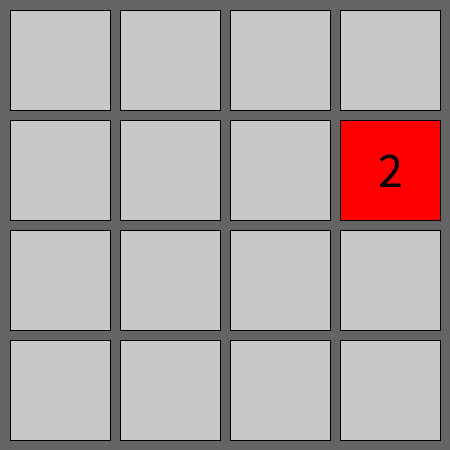
Frame 1 (no input)
Frame 60 (the mouse pressed at the canvas centre just before this capture): identical to frame 1, image omitted
Frame 120 (the mouse held since frame 60 and released just before this capture): identical to frame 1, image omitted

The Processing sketch that drew this single still picture (run headless with seeded random() and noise(); from frame 60 on, the mouse is pressed at the canvas centre):

// Processing sketch: processing_148194
// ── processing_148194.pde

int[][] bd= new int[5][5]; 
int[][] board = new int[5][5];
boolean dead;

int count;
void setup() {
  size(450, 450);
  newGame();
}
 
void randnum() {
  int j = (int)(random(11));
  int x = (int)(random(4));
  int y = (int)(random(4));
  while (bd[x][y] != 0) {
    x = (int)(random(4));
    y = (int)(random(4));
  }
  if (j < 9) {
    bd[x][y] = 2;  
  }
  else {
    bd[x][y] = 4;
  }
} 
 

void newGame() {
  bd = new int[5][5];
  dead = false;
  randnum();
}

void keyPressed() {
    if(keyCode == LEFT || keyCode == RIGHT || keyCode == UP || keyCode == DOWN) {
      move();
    }
    if(count == 1) {
       randnum();
    }
}
void move() {
  count = 0;
  
  for(int r = 0; r < board.length; r++) {
   for(int c = 0; c < 4; c++) {
    board[r][c] = bd[r][c];
   }
  }
    if (keyCode == LEFT) {
      for (int i = 1; i<bd.length - 1;i++) {
        for (int j = 0; j<bd[0].length - 1;j++) {
          if ((bd[j][i] != 0 && bd[j][i-1] == 0) ||  bd[j][i] == bd[j][i-1]) {
            if (bd[j][i-1] == bd[j][i]) {
              bd[j][i-1] = bd[j][i-1] + bd[j][i];
              //bd[j][i+1] = 0;
              bd[j][i]= 0;
              count = 1;
              continue;
            }
            else  {
              bd[j][i-1] = bd[j][i];
              bd[j][i] = 0;
              count =1;
            }
          }
        }
     
      }
 
    }
    else if (keyCode == RIGHT) {
      for (int i = 0; i<bd.length - 2;i++) {
        for (int j = 0; j<bd[0].length  ;j++) {
          if (bd[j][i] != 0 && bd[j][i+1] == 0 || bd[j][i] == bd[j][i+1]) {
              
           
            if (bd[j][i+1] == bd[j][i]) {
              bd[j][i+1] = bd[j][i+1] + bd[j][i];
              //bd[j][i-1] = 0;
              bd[j][i]= 0;
              count = 1;
            }
            else {
              bd[j][i+1] = bd[j][i];
              bd[j][i] = 0;
              count = 1;
            }
          }
        }
      }
    }
    else if (keyCode == UP) {
      for (int i = 0; i<bd.length - 1 ;i++) {
        for (int j = 1; j<bd[0].length - 1 ;j++) {
          if (bd[j][i] != 0 && bd[j-1][i] == 0 || bd[j][i] == bd[j-1][i]) {
            
      
            if (bd[j-1][i] == bd[j][i]) {
              bd[j-1][i] = bd[j-1][i] + bd[j][i];
              //bd[j+1][i] = 0;
              bd[j][i]= 0;
              count = 1;
            }
            else {
              bd[j-1][i] = bd[j][i];
              bd[j][i] = 0;
              count = 1;
            }
          }
        }
      }
    }
    else if (keyCode == DOWN) {
 
      for (int i = 0; i< bd.length - 1  ;i++) {
        for (int j = 0; j<bd[0].length - 2 ;j++) {
          if (bd[j][i] != 0 && bd[j+1][i] == 0 || bd[j][i] == bd[j+1][i]) {
           
             
            if (bd[j+1][i] == bd[j][i]) {
              bd[j+1][i] = bd[j+1][i] + bd[j][i];
              //bd[j+1][i] = 0;
              bd[j][i]= 0;
              count = 1;
            }
            else {
              bd[j+1][i] = bd[j][i];
              bd[j][i] = 0;
              count = 1;
            }
          }
        }
      }
    }
     
   
}
 
 
 
 
void draw() {
  background(100);
  for (int i = 0; i < bd.length - 1; i++) {
    for (int c = 0; c < bd[0].length - 1; c++) {
      fill(200);
      int x = 10+(110)*c;
      int y = 10+(110)*i;
      textAlign(CENTER);
      rect(x, y, 100, 100);
 
 
      if (bd[i][c] == 2) {
        
        fill(255, 0, 0);
        rect(x, y, 100, 100);
        fill(0);
        textSize(50);
        text("2", x+(100/2), y+(100/1.5));
      }
      else if (bd[i][c] == 4) {
         
        fill(0, 255, 255);
        rect(x, y, 100, 100);
        fill(0);
        textSize(50);
        text("4", x+(100/2), y+(100/1.5));
      }
      else if (bd[i][c] == 8) {
        fill(0, 0, 255);
        rect(x, y, 100, 100);
        fill(0);
        textSize(50);
        text("8", x+(100/2), y+(100/1.5));
      }
      else if (bd[i][c] == 16) {
        fill(0, 100, 255);
        rect(x, y, 100, 100);
        fill(0);
        textSize(50);
        text("16", x+(100/2), y+(100/1.5));
      }
      else if (bd[i][c] == 32) {
        fill(50, 0, 255);
        rect(x, y, 100, 100);
        fill(0);
        textSize(50);
        text("32", x+(100/2), y+(100/1.5));
      }
      else if (bd[i][c] == 64) {
        fill(255, 200, 255);
        rect(x, y, 100, 100);
        fill(0);
        textSize(50);
        text("64", x+(100/2), y+(100/1.5));
      }
      else if (bd[i][c] == 128) {
        fill(20, 255, 10);
        rect(x, y, 100, 100);
        fill(0);
        textSize(50);
        text("128", x+(100/2), y+(100/1.5));
      } else if (bd[i][c] == 256) {
         
        fill(#B8CB07);
        rect(x, y, 100, 100);
        fill(0);
        textSize(50);
        text("256", x+(100/2), y+(100/1.5));
      } else if (bd[i][c] == 512) {
        fill(#DDF314);
        rect(x, y, 100, 100);
        fill(0);
        textSize(50);
        text("512", x+(100/2), y+(100/1.5));
      }
    }
  }
   
  
}
